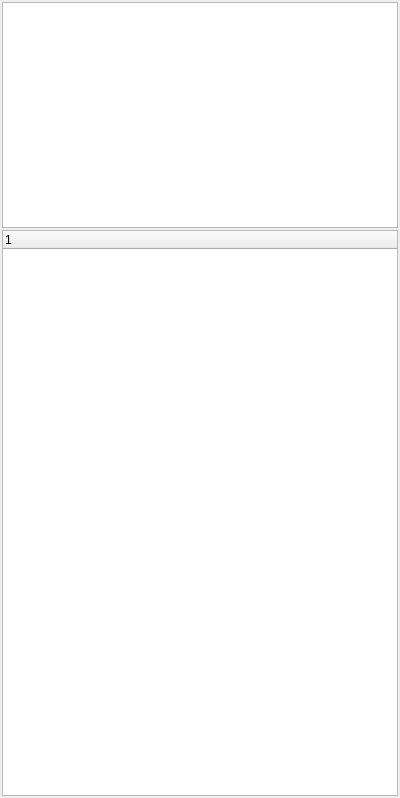
<?xml version="1.0" encoding="UTF-8"?>
<ui version="4.0">
 <class>CChunkAttribute</class>
 <widget class="QWidget" name="CChunkAttribute">
  <property name="geometry">
   <rect>
    <x>0</x>
    <y>0</y>
    <width>400</width>
    <height>798</height>
   </rect>
  </property>
  <property name="windowTitle">
   <string>Form</string>
  </property>
  <layout class="QVBoxLayout" name="verticalLayout" stretch="40,100">
   <property name="spacing">
    <number>2</number>
   </property>
   <property name="leftMargin">
    <number>2</number>
   </property>
   <property name="topMargin">
    <number>2</number>
   </property>
   <property name="rightMargin">
    <number>2</number>
   </property>
   <property name="bottomMargin">
    <number>2</number>
   </property>
   <item>
    <widget class="QTreeView" name="m_treeView_ChunkOid">
     <property name="headerHidden">
      <bool>true</bool>
     </property>
    </widget>
   </item>
   <item>
    <widget class="CTreeWidget" name="m_treeWidget_ChunkAtrribute">
     <property name="columnCount">
      <number>1</number>
     </property>
     <column>
      <property name="text">
       <string notr="true">1</string>
      </property>
     </column>
    </widget>
   </item>
  </layout>
 </widget>
 <customwidgets>
  <customwidget>
   <class>CTreeWidget</class>
   <extends>QTreeWidget</extends>
   <header>Src_LayerManager/CTreeWidget.h</header>
  </customwidget>
 </customwidgets>
 <resources/>
 <connections/>
</ui>
